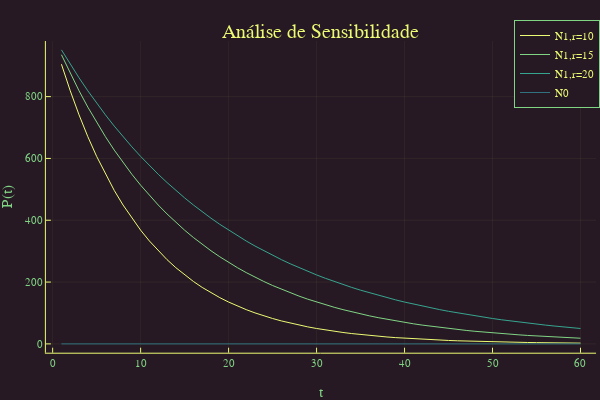

The notebook cell saved with this chart:
### Code cell
#parametro r
plot(N1,title="Análise de Sensibilidade",xlabel="t", ylabel="P(t)", label="N1,r=10")
plot!(N2,title="Análise de Sensibilidade",xlabel="t", ylabel="P(t)", label="N1,r=15")
plot!(N3,title="Análise de Sensibilidade",xlabel="t", ylabel="P(t)", label="N1,r=20")
plot!(N0,title="Análise de Sensibilidade",xlabel="t", ylabel="P(t)", label="N0")

### Figure 1 — Plotly figure (JSON) as saved in the notebook; plotly's stock layout.template omitted (floating-point values rounded to 4 significant figures)
{"data": [{"colorbar": {"title": ""}, "legendgroup": "N1,r=10", "line": {"color": "rgba(235, 251, 115, 1.000)", "dash": "solid", "shape": "linear", "width": 1}, "mode": "lines", "name": "N1,r=10", "showlegend": true, "type": "scatter", "x": [1, 2, 3, 4, 5, 6, 7, 8, 9, 10, 11, 12, 13, 14, 15, 16, 17, 18, 19, 20, 21, 22, 23, 24, 25, 26, 27, 28, 29, 30, 31, 32, 33, 34, 35, 36, 37, 38, 39, 40, 41, 42, 43, 44, 45, 46, 47, 48, 49, 50, 51, 52, 53, 54, 55, 56, 57, 58, 59, 60], "xaxis": "x", "y": [904.8, 818.7, 740.8, 670.3, 606.5, 548.8, 496.6, 449.3, 406.6, 367.9, 332.9, 301.2, 272.5, 246.6, 223.1, 201.9, 182.7, 165.3, 149.6, 135.3, 122.5, 110.8, 100.3, 90.72, 82.08, 74.27, 67.21, 60.81, 55.02, 49.79, 45.05, 40.76, 36.88, 33.37, 30.2, 27.32, 24.72, 22.37, 20.24, 18.32, 16.57, 15.0, 13.57, 12.28, 11.11, 10.05, 9.095, 8.23, 7.447, 6.738, 6.097, 5.517, 4.992, 4.517, 4.087, 3.698, 3.346, 3.028, 2.739, 2.479], "yaxis": "y", "zmax": null, "zmin": null}, {"colorbar": {"title": ""}, "legendgroup": "N1,r=15", "line": {"color": "rgba(128, 213, 132, 1.000)", "dash": "solid", "shape": "linear", "width": 1}, "mode": "lines", "name": "N1,r=15", "showlegend": true, "type": "scatter", "x": [1, 2, 3, 4, 5, 6, 7, 8, 9, 10, 11, 12, 13, 14, 15, 16, 17, 18, 19, 20, 21, 22, 23, 24, 25, 26, 27, 28, 29, 30, 31, 32, 33, 34, 35, 36, 37, 38, 39, 40, 41, 42, 43, 44, 45, 46, 47, 48, 49, 50, 51, 52, 53, 54, 55, 56, 57, 58, 59, 60], "xaxis": "x", "y": [935.5, 875.2, 818.7, 765.9, 716.5, 670.3, 627.1, 586.6, 548.8, 513.4, 480.3, 449.3, 420.4, 393.2, 367.9, 344.2, 322.0, 301.2, 281.8, 263.6, 246.6, 230.7, 215.8, 201.9, 188.9, 176.7, 165.3, 154.6, 144.7, 135.3, 126.6, 118.4, 110.8, 103.7, 96.97, 90.72, 84.87, 79.39, 74.27, 69.48, 65.0, 60.81, 56.89, 53.22, 49.79, 46.58, 43.57, 40.76, 38.13, 35.67, 33.37, 31.22, 29.21, 27.32, 25.56, 23.91, 22.37, 20.93, 19.58, 18.32], "yaxis": "y", "zmax": null, "zmin": null}, {"colorbar": {"title": ""}, "legendgroup": "N1,r=20", "line": {"color": "rgba(54, 165, 143, 1.000)", "dash": "solid", "shape": "linear", "width": 1}, "mode": "lines", "name": "N1,r=20", "showlegend": true, "type": "scatter", "x": [1, 2, 3, 4, 5, 6, 7, 8, 9, 10, 11, 12, 13, 14, 15, 16, 17, 18, 19, 20, 21, 22, 23, 24, 25, 26, 27, 28, 29, 30, 31, 32, 33, 34, 35, 36, 37, 38, 39, 40, 41, 42, 43, 44, 45, 46, 47, 48, 49, 50, 51, 52, 53, 54, 55, 56, 57, 58, 59, 60], "xaxis": "x", "y": [951.2, 904.8, 860.7, 818.7, 778.8, 740.8, 704.7, 670.3, 637.6, 606.5, 576.9, 548.8, 522.0, 496.6, 472.4, 449.3, 427.4, 406.6, 386.7, 367.9, 349.9, 332.9, 316.6, 301.2, 286.5, 272.5, 259.2, 246.6, 234.6, 223.1, 212.2, 201.9, 192.0, 182.7, 173.8, 165.3, 157.2, 149.6, 142.3, 135.3, 128.7, 122.5, 116.5, 110.8, 105.4, 100.3, 95.37, 90.72, 86.29, 82.08, 78.08, 74.27, 70.65, 67.21, 63.93, 60.81, 57.84, 55.02, 52.34, 49.79], "yaxis": "y", "zmax": null, "zmin": null}, {"colorbar": {"title": ""}, "legendgroup": "N0", "line": {"color": "rgba(48, 114, 127, 1.000)", "dash": "solid", "shape": "linear", "width": 1}, "mode": "lines", "name": "N0", "showlegend": true, "type": "scatter", "x": [1, 2, 3, 4, 5, 6, 7, 8, 9, 10, 11, 12, 13, 14, 15, 16, 17, 18, 19, 20, 21, 22, 23, 24, 25, 26, 27, 28, 29, 30, 31, 32, 33, 34, 35, 36, 37, 38, 39, 40, 41, 42, 43, 44, 45, 46, 47, 48, 49, 50, 51, 52, 53, 54, 55, 56, 57, 58, 59, 60], "xaxis": "x", "y": [0, 0, 0, 0, 0, 0, 0, 0, 0, 0, 0, 0, 0, 0, 0, 0, 0, 0, 0, 0, 0, 0, 0, 0, 0, 0, 0, 0, 0, 0, 0, 0, 0, 0, 0, 0, 0, 0, 0, 0, 0, 0, 0, 0, 0, 0, 0, 0, 0, 0, 0, 0, 0, 0, 0, 0, 0, 0, 0, 0], "yaxis": "y", "zmax": null, "zmin": null}], "layout": {"annotations": [{"font": {"color": "rgba(235, 251, 115, 1.000)", "family": "sans-serif", "size": 20}, "rotation": 0, "showarrow": false, "text": "Análise de Sensibilidade", "x": 0.535, "xanchor": "center", "xref": "paper", "y": 1, "yanchor": "top", "yref": "paper"}], "height": 400, "legend": {"bgcolor": "rgba(39, 25, 36, 1.000)", "bordercolor": "rgba(128, 213, 132, 1.000)", "borderwidth": 1, "font": {"color": "rgba(235, 251, 115, 1.000)", "family": "sans-serif", "size": 11}, "title": {"font": {"color": "rgba(235, 251, 115, 1.000)", "family": "sans-serif", "size": 15}, "text": ""}, "tracegroupgap": 0, "traceorder": "normal", "x": 1, "xanchor": "auto", "y": 1, "yanchor": "auto"}, "margin": {"b": 20, "l": 0, "r": 0, "t": 20}, "paper_bgcolor": "rgba(39, 25, 36, 1.000)", "plot_bgcolor": "rgba(39, 25, 36, 1.000)", "showlegend": true, "width": 600, "xaxis": {"anchor": "y", "domain": [0.07647, 0.9934], "gridcolor": "rgba(235, 251, 115, 0.100)", "gridwidth": 0.5, "linecolor": "rgba(235, 251, 115, 1.000)", "mirror": false, "range": [-0.77, 61.77], "showgrid": true, "showline": true, "showticklabels": true, "tickangle": 0, "tickcolor": "rgb(235, 251, 115)", "tickfont": {"color": "rgba(128, 213, 132, 1.000)", "family": "sans-serif", "size": 11}, "tickmode": "array", "ticks": "inside", "ticktext": ["0", "10", "20", "30", "40", "50", "60"], "tickvals": [0, 10, 20, 30, 40, 50, 60], "title": "t", "titlefont": {"color": "rgba(128, 213, 132, 1.000)", "family": "sans-serif", "size": 15}, "type": "-", "visible": true, "zeroline": false, "zerolinecolor": "rgba(235, 251, 115, 1.000)"}, "yaxis": {"anchor": "x", "domain": [0.07581, 0.9415], "gridcolor": "rgba(235, 251, 115, 0.100)", "gridwidth": 0.5, "linecolor": "rgba(235, 251, 115, 1.000)", "mirror": false, "range": [-28.54, 979.8], "showgrid": true, "showline": true, "showticklabels": true, "tickangle": 0, "tickcolor": "rgb(235, 251, 115)", "tickfont": {"color": "rgba(128, 213, 132, 1.000)", "family": "sans-serif", "size": 11}, "tickmode": "array", "ticks": "inside", "ticktext": ["0", "200", "400", "600", "800"], "tickvals": [0, 200, 400, 600, 800], "title": "P(t)", "titlefont": {"color": "rgba(128, 213, 132, 1.000)", "family": "sans-serif", "size": 15}, "type": "-", "visible": true, "zeroline": false, "zerolinecolor": "rgba(235, 251, 115, 1.000)"}}}
